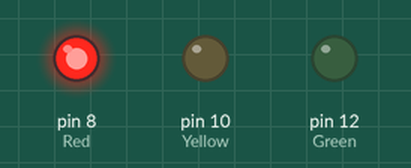
The sketch below on a simulated Arduino Uno, built with avr-gcc and run on an emulated ATmega328P. On the bench: output pins drawn as LEDs (lit = HIGH).

Above: at 1.5 s.
At 3.5 s:
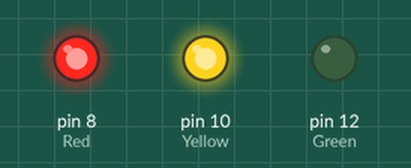
At 5.5 s:
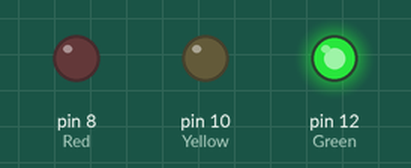
At 10.5 s:
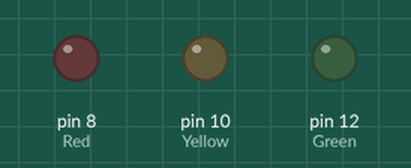
Timing chart, 0 to 14.3 s (numbered marks = the images above):
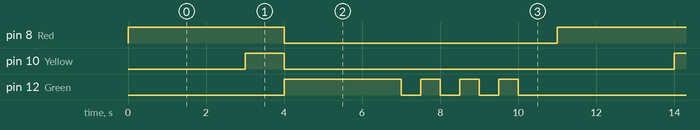

Measured:
- by itself, pin 8 (Red): alternates HIGH for 4.0 s and LOW for 7.0 s
- by itself, pin 10 (Yellow): alternates HIGH for 1.0 s and LOW for 10.0 s
- by itself, pin 12 (Green): repeats every 11.0 s: 3 × (LOW 0.50 s, HIGH 0.50 s), LOW 5.0 s, HIGH 3.0 s

The sketch:

Traffic_Lights.ino
```cpp
void setup() {
  // put your setup code here, to run once:
pinMode(8, OUTPUT); //Red
pinMode(10, OUTPUT); //Yellow
pinMode(12, OUTPUT); //Green
}

void loop() {
  // put your main code here, to run repeatedly:
digitalWrite(8,HIGH); //turn on red for 3 secs
delay(3000);
digitalWrite(10,HIGH); //turn on yellow for 1 sec
delay(1000);

digitalWrite(8,LOW); //turn off red
digitalWrite(10,LOW); //turn off yellow

digitalWrite(12,HIGH); //turn on green for 3 secs
delay(3000);
digitalWrite(12,LOW); //turn off green
delay(500);

//Blink
digitalWrite(12,HIGH); //turn on green for 0.5 secs == 1
delay(500);
digitalWrite(12,LOW); //turn off green for 0.5 secs
delay(500);

digitalWrite(12,HIGH); //turn on green for 0.5 secs == 2
delay(500);
digitalWrite(12,LOW); //turn off green for 0.5 secs
delay(500);

digitalWrite(12,HIGH); //turn on green for 0.5 secs == 3
delay(500);
digitalWrite(12,LOW); //turn off green for 0.5 secs
delay(1000);
}
```
